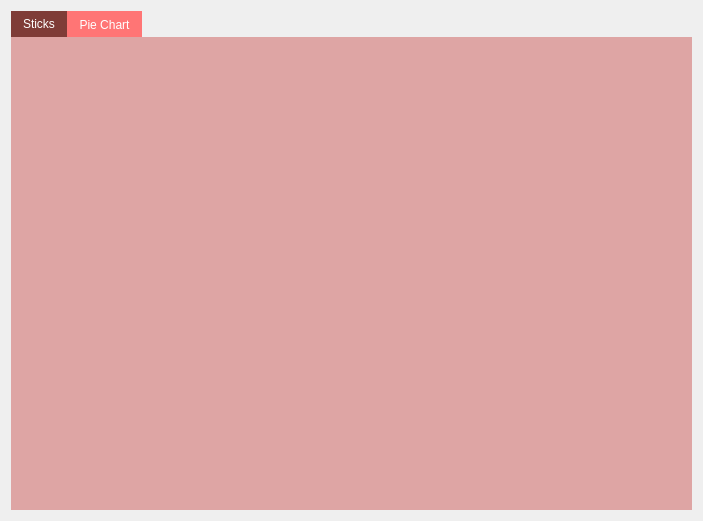
<?xml version="1.0" encoding="UTF-8"?>
<ui version="4.0">
 <class>stats</class>
 <widget class="QDialog" name="stats">
  <property name="geometry">
   <rect>
    <x>0</x>
    <y>0</y>
    <width>703</width>
    <height>521</height>
   </rect>
  </property>
  <property name="windowTitle">
   <string>Dialog</string>
  </property>
  <layout class="QHBoxLayout" name="horizontalLayout_2">
   <item>
    <widget class="QTabWidget" name="tabWidget_pie">
     <property name="styleSheet">
      <string notr="true">QTabWidget:pane {
border:4px;
background-color:#DEA5A4;


}

QTabBar::tab:selected {
color:  rgb(255, 255, 255);
background-color:rgb(127, 60, 55);
font: 8pt &quot;Forte&quot;;
}

QTabBar::tab:!selected {
color: rgb(255,255,255);
background-color:  rgb(255, 117, 117);
font: 8pt &quot;Forte&quot;;

}





</string>
     </property>
     <property name="currentIndex">
      <number>0</number>
     </property>
     <widget class="QWidget" name="tab">
      <attribute name="title">
       <string>Sticks</string>
      </attribute>
      <layout class="QHBoxLayout" name="horizontalLayout_3">
       <item>
        <widget class="QFrame" name="horizontalFrame_sticks">
         <layout class="QHBoxLayout" name="horizontalLayout"/>
        </widget>
       </item>
      </layout>
     </widget>
     <widget class="QWidget" name="tab_2">
      <attribute name="title">
       <string>Pie Chart</string>
      </attribute>
      <layout class="QHBoxLayout" name="horizontalLayout_5">
       <item>
        <widget class="QFrame" name="horizontalFrame_pie">
         <layout class="QHBoxLayout" name="horizontalLayout_4"/>
        </widget>
       </item>
      </layout>
     </widget>
    </widget>
   </item>
  </layout>
 </widget>
 <resources/>
 <connections/>
</ui>
